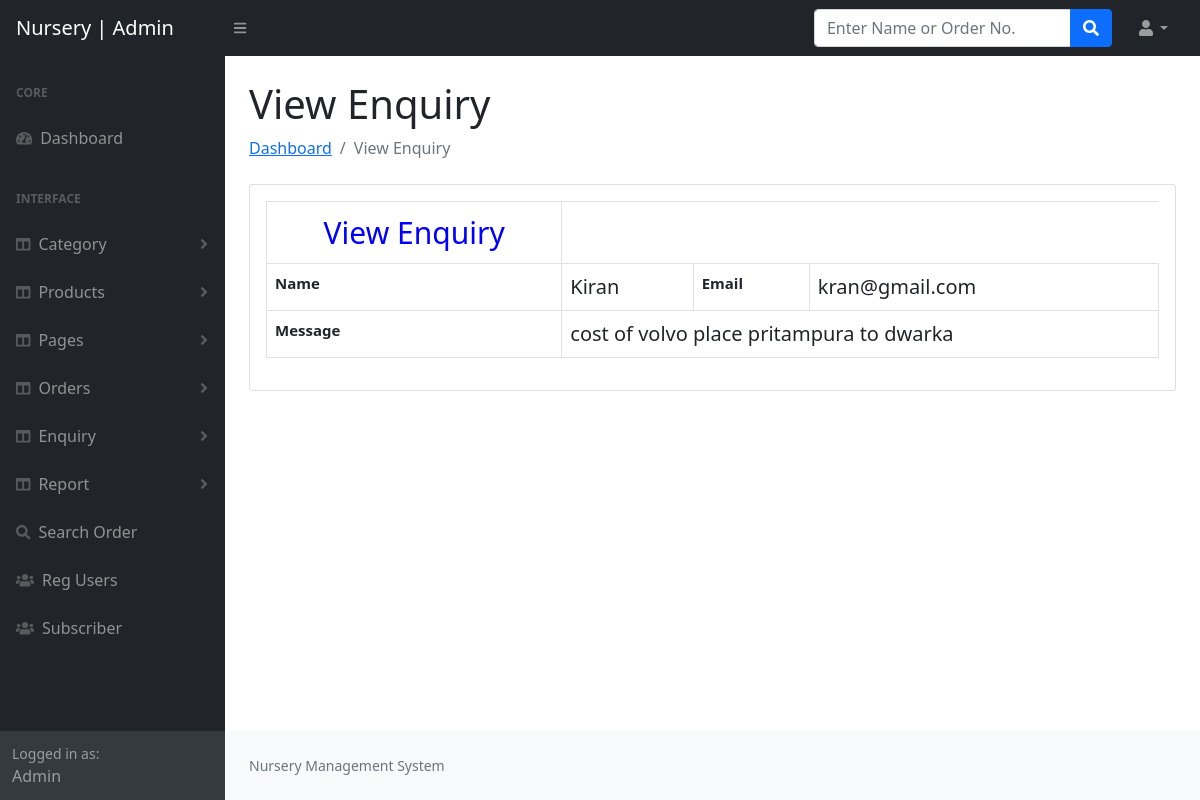
The app's page /nms/admin/view-enquiry.php?viewid=1 (signed in) with its own data.
### tables this page shows
CREATE TABLE `tblcontact` (
  `ID` int(10) NOT NULL,
  `Name` varchar(200) DEFAULT NULL,
  `Email` varchar(200) DEFAULT NULL,
  `Message` mediumtext DEFAULT NULL,
  `EnquiryDate` timestamp NOT NULL DEFAULT current_timestamp(),
  `IsRead` int(5) DEFAULT NULL
);

### nms/admin/view-enquiry.php (the view, shortened to what this page needs)
<?php
include('includes/config.php');
if (strlen($_SESSION['aid']==0)) {
   header('location:logout.php');
  } else{
$vid=$_GET['viewid'];
  ?>
<!DOCTYPE html>
<html lang="en">
    <head>
        <link href="css/styles.css" rel="stylesheet" />
    </head>
    <body>
   <?php include_once('includes/header.php');?>
        <div id="layoutSidenav">
   <?php include_once('includes/sidebar.php');?>
            <div id="layoutSidenav_content">
                <main>
                    <div class="container-fluid px-4">
                        <h1 class="mt-4">View Enquiry</h1>
                        <ol class="breadcrumb mb-4">
                            <li class="breadcrumb-item"><a href="index.php">Dashboard</a></li>
                            <li class="breadcrumb-item active">View Enquiry</li>
                        </ol>
                        <div class="card mb-4">
                            <div class="card-body">
<?php
$ret=mysqli_query($con,"select * from tblcontact where ID=$vid");
$cnt=1;
while ($row=mysqli_fetch_array($ret)) {
?>
                                 <table class="table table-bordered mg-b-0" style="font-size: 20px;">
                                   <tr style="color: blue;font-size: 30px;text-align: center;"><td>View Enquiry</td></tr>
                <tr>
    <th scope style="font-size: 15px;">Name</th>
    <td><?php  echo $row['Name'];?></td>
    <th style="font-size: 15px;" scope>Email</th>
    <td><?php  echo $row['Email'];?></td>
                </tr>
                <tr>
    <th style="font-size: 15px;">Message</th>
    <td colspan="4"><?php  echo $row['Message'];?></td>
  </tr>
              </table><?php $cnt=$cnt+1;} ?>
                            </div>
                        </div>
                    </div>
                </main>
          <?php include_once('includes/footer.php');?>
            </div>
        </div>
    </body>
</html>
<?php } ?>

### records on screen
tblcontact: Name "Kiran", Email "kran@gmail.com", Message "cost of volvo place pritampura to dwarka"
